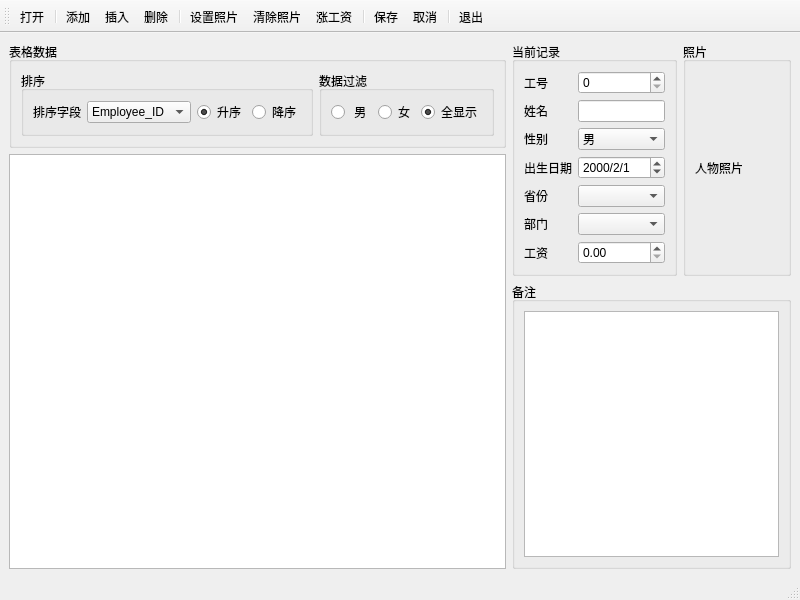
<?xml version="1.0" encoding="UTF-8"?>
<ui version="4.0">
 <class>MainWindow</class>
 <widget class="QMainWindow" name="MainWindow">
  <property name="geometry">
   <rect>
    <x>0</x>
    <y>0</y>
    <width>800</width>
    <height>600</height>
   </rect>
  </property>
  <property name="windowTitle">
   <string>MainWindow</string>
  </property>
  <widget class="QWidget" name="centralwidget">
   <layout class="QHBoxLayout" name="horizontalLayout_10">
    <item>
     <layout class="QHBoxLayout" name="horizontalLayout_9">
      <item>
       <layout class="QVBoxLayout" name="verticalLayout">
        <item>
         <widget class="QGroupBox" name="groupBox">
          <property name="title">
           <string>表格数据</string>
          </property>
          <layout class="QHBoxLayout" name="horizontalLayout_3">
           <item>
            <widget class="QGroupBox" name="groupBox_2">
             <property name="title">
              <string>排序</string>
             </property>
             <layout class="QHBoxLayout" name="horizontalLayout_2">
              <item>
               <widget class="QLabel" name="label">
                <property name="text">
                 <string>排序字段</string>
                </property>
               </widget>
              </item>
              <item>
               <widget class="QComboBox" name="comboBox">
                <item>
                 <property name="text">
                  <string>Employee_ID</string>
                 </property>
                </item>
                <item>
                 <property name="text">
                  <string>name</string>
                 </property>
                </item>
                <item>
                 <property name="text">
                  <string>Gender</string>
                 </property>
                </item>
                <item>
                 <property name="text">
                  <string>birthday</string>
                 </property>
                </item>
                <item>
                 <property name="text">
                  <string>province</string>
                 </property>
                </item>
                <item>
                 <property name="text">
                  <string>department</string>
                 </property>
                </item>
                <item>
                 <property name="text">
                  <string>salary</string>
                 </property>
                </item>
               </widget>
              </item>
              <item>
               <widget class="QRadioButton" name="radioButton_5">
                <property name="text">
                 <string>升序</string>
                </property>
                <property name="checkable">
                 <bool>true</bool>
                </property>
                <property name="checked">
                 <bool>true</bool>
                </property>
               </widget>
              </item>
              <item>
               <widget class="QRadioButton" name="radioButton_4">
                <property name="text">
                 <string>降序</string>
                </property>
                <property name="checked">
                 <bool>false</bool>
                </property>
               </widget>
              </item>
             </layout>
            </widget>
           </item>
           <item>
            <widget class="QGroupBox" name="groupBox_3">
             <property name="title">
              <string>数据过滤</string>
             </property>
             <layout class="QHBoxLayout" name="horizontalLayout">
              <item>
               <widget class="QRadioButton" name="radioButton">
                <property name="text">
                 <string> 男</string>
                </property>
               </widget>
              </item>
              <item>
               <widget class="QRadioButton" name="radioButton_2">
                <property name="text">
                 <string>女</string>
                </property>
               </widget>
              </item>
              <item>
               <widget class="QRadioButton" name="radioButton_3">
                <property name="text">
                 <string>全显示</string>
                </property>
                <property name="checked">
                 <bool>true</bool>
                </property>
               </widget>
              </item>
             </layout>
            </widget>
           </item>
          </layout>
         </widget>
        </item>
        <item>
         <widget class="QTableView_Editor" name="tableView"/>
        </item>
       </layout>
      </item>
      <item>
       <layout class="QVBoxLayout" name="verticalLayout_2">
        <item>
         <layout class="QHBoxLayout" name="horizontalLayout_7" stretch="4,6">
          <item>
           <widget class="QGroupBox" name="groupBox_4">
            <property name="title">
             <string>当前记录</string>
            </property>
            <layout class="QFormLayout" name="formLayout">
             <item row="0" column="0">
              <widget class="QLabel" name="label_3">
               <property name="text">
                <string>工号</string>
               </property>
              </widget>
             </item>
             <item row="0" column="1">
              <widget class="QSpinBox" name="spinBox">
               <property name="maximum">
                <number>999999999</number>
               </property>
              </widget>
             </item>
             <item row="1" column="0">
              <widget class="QLabel" name="label_4">
               <property name="text">
                <string>姓名</string>
               </property>
              </widget>
             </item>
             <item row="1" column="1">
              <widget class="QLineEdit" name="lineEdit"/>
             </item>
             <item row="2" column="0">
              <widget class="QLabel" name="label_5">
               <property name="text">
                <string>性别</string>
               </property>
              </widget>
             </item>
             <item row="2" column="1">
              <widget class="QComboBox" name="comboBox_2">
               <item>
                <property name="text">
                 <string>男</string>
                </property>
               </item>
               <item>
                <property name="text">
                 <string>女</string>
                </property>
               </item>
              </widget>
             </item>
             <item row="3" column="0">
              <widget class="QLabel" name="label_6">
               <property name="text">
                <string>出生日期</string>
               </property>
              </widget>
             </item>
             <item row="3" column="1">
              <widget class="QDateEdit" name="dateEdit">
               <property name="displayFormat">
                <string>yyyy/M/d</string>
               </property>
               <property name="date">
                <date>
                 <year>2000</year>
                 <month>2</month>
                 <day>1</day>
                </date>
               </property>
              </widget>
             </item>
             <item row="4" column="0">
              <widget class="QLabel" name="label_7">
               <property name="text">
                <string>省份</string>
               </property>
              </widget>
             </item>
             <item row="4" column="1">
              <widget class="QComboBox" name="comboBox_3"/>
             </item>
             <item row="5" column="0">
              <widget class="QLabel" name="label_8">
               <property name="text">
                <string>部门</string>
               </property>
              </widget>
             </item>
             <item row="5" column="1">
              <widget class="QComboBox" name="comboBox_4"/>
             </item>
             <item row="6" column="0">
              <widget class="QLabel" name="label_9">
               <property name="text">
                <string>工资</string>
               </property>
              </widget>
             </item>
             <item row="6" column="1">
              <widget class="QDoubleSpinBox" name="doubleSpinBox">
               <property name="maximum">
                <double>1000000000000000000000.000000000000000</double>
               </property>
               <property name="singleStep">
                <double>0.010000000000000</double>
               </property>
              </widget>
             </item>
            </layout>
           </widget>
          </item>
          <item>
           <widget class="QGroupBox" name="groupBox_5">
            <property name="title">
             <string>照片</string>
            </property>
            <layout class="QHBoxLayout" name="horizontalLayout_8">
             <item>
              <widget class="QLabel" name="label_2">
               <property name="text">
                <string>人物照片</string>
               </property>
              </widget>
             </item>
            </layout>
           </widget>
          </item>
         </layout>
        </item>
        <item>
         <widget class="QGroupBox" name="groupBox_6">
          <property name="title">
           <string>备注</string>
          </property>
          <layout class="QHBoxLayout" name="horizontalLayout_5">
           <item>
            <widget class="QTextEdit" name="textEdit"/>
           </item>
          </layout>
         </widget>
        </item>
       </layout>
      </item>
     </layout>
    </item>
    <item>
     <layout class="QHBoxLayout" name="horizontalLayout_6">
      <item>
       <layout class="QHBoxLayout" name="horizontalLayout_4"/>
      </item>
     </layout>
    </item>
   </layout>
  </widget>
  <widget class="QMenuBar" name="menubar">
   <property name="geometry">
    <rect>
     <x>0</x>
     <y>0</y>
     <width>800</width>
     <height>18</height>
    </rect>
   </property>
  </widget>
  <widget class="QStatusBar" name="statusbar"/>
  <widget class="QToolBar" name="toolBar">
   <property name="windowTitle">
    <string>toolBar</string>
   </property>
   <property name="orientation">
    <enum>Qt::Orientation::Horizontal</enum>
   </property>
   <property name="iconSize">
    <size>
     <width>28</width>
     <height>18</height>
    </size>
   </property>
   <property name="toolButtonStyle">
    <enum>Qt::ToolButtonStyle::ToolButtonTextUnderIcon</enum>
   </property>
   <attribute name="toolBarArea">
    <enum>TopToolBarArea</enum>
   </attribute>
   <attribute name="toolBarBreak">
    <bool>false</bool>
   </attribute>
   <addaction name="action_1"/>
   <addaction name="separator"/>
   <addaction name="action_2"/>
   <addaction name="action_3"/>
   <addaction name="action_4"/>
   <addaction name="separator"/>
   <addaction name="action_5"/>
   <addaction name="action_6"/>
   <addaction name="action_7"/>
   <addaction name="separator"/>
   <addaction name="action_8"/>
   <addaction name="action_9"/>
   <addaction name="separator"/>
   <addaction name="action_10"/>
  </widget>
  <action name="action_1">
   <property name="icon">
    <iconset theme="QIcon::ThemeIcon::FolderNew"/>
   </property>
   <property name="text">
    <string>打开</string>
   </property>
   <property name="toolTip">
    <string>打开数据库文件</string>
   </property>
   <property name="menuRole">
    <enum>QAction::MenuRole::NoRole</enum>
   </property>
  </action>
  <action name="action_2">
   <property name="checkable">
    <bool>false</bool>
   </property>
   <property name="checked">
    <bool>false</bool>
   </property>
   <property name="enabled">
    <bool>true</bool>
   </property>
   <property name="icon">
    <iconset resource="qrc.qrc">
     <normaloff>:/qrc/316.bmp</normaloff>:/qrc/316.bmp</iconset>
   </property>
   <property name="text">
    <string>添加</string>
   </property>
   <property name="toolTip">
    <string>添加人信息</string>
   </property>
   <property name="menuRole">
    <enum>QAction::MenuRole::NoRole</enum>
   </property>
  </action>
  <action name="action_3">
   <property name="icon">
    <iconset resource="qrc.qrc">
     <normaloff>:/qrc/dsd.png</normaloff>:/qrc/dsd.png</iconset>
   </property>
   <property name="text">
    <string>插入</string>
   </property>
   <property name="toolTip">
    <string>在中间位置插入信息</string>
   </property>
   <property name="menuRole">
    <enum>QAction::MenuRole::NoRole</enum>
   </property>
  </action>
  <action name="action_4">
   <property name="icon">
    <iconset resource="qrc.qrc">
     <normaloff>:/qrc/324.bmp</normaloff>:/qrc/324.bmp</iconset>
   </property>
   <property name="text">
    <string>删除</string>
   </property>
   <property name="toolTip">
    <string>删除成员信息</string>
   </property>
   <property name="menuRole">
    <enum>QAction::MenuRole::NoRole</enum>
   </property>
  </action>
  <action name="action_5">
   <property name="icon">
    <iconset resource="qrc.qrc">
     <normaloff>:/qrc/00.JPG</normaloff>:/qrc/00.JPG</iconset>
   </property>
   <property name="text">
    <string>设置照片</string>
   </property>
   <property name="toolTip">
    <string>给员工信息添加图片</string>
   </property>
   <property name="menuRole">
    <enum>QAction::MenuRole::NoRole</enum>
   </property>
  </action>
  <action name="action_6">
   <property name="icon">
    <iconset resource="qrc.qrc">
     <normaloff>:/qrc/103.bmp</normaloff>:/qrc/103.bmp</iconset>
   </property>
   <property name="text">
    <string>清除照片</string>
   </property>
   <property name="toolTip">
    <string>清除成员照片</string>
   </property>
   <property name="menuRole">
    <enum>QAction::MenuRole::NoRole</enum>
   </property>
  </action>
  <action name="action_7">
   <property name="icon">
    <iconset resource="qrc.qrc">
     <normaloff>:/qrc/up.bmp</normaloff>:/qrc/up.bmp</iconset>
   </property>
   <property name="text">
    <string>涨工资</string>
   </property>
   <property name="toolTip">
    <string>给员工涨工资</string>
   </property>
   <property name="menuRole">
    <enum>QAction::MenuRole::NoRole</enum>
   </property>
  </action>
  <action name="action_8">
   <property name="checkable">
    <bool>false</bool>
   </property>
   <property name="checked">
    <bool>false</bool>
   </property>
   <property name="icon">
    <iconset resource="qrc.qrc">
     <normaloff>:/qrc/save1.bmp</normaloff>:/qrc/save1.bmp</iconset>
   </property>
   <property name="text">
    <string>保存</string>
   </property>
   <property name="toolTip">
    <string>保存修改的如何一切</string>
   </property>
   <property name="menuRole">
    <enum>QAction::MenuRole::NoRole</enum>
   </property>
  </action>
  <action name="action_9">
   <property name="checkable">
    <bool>false</bool>
   </property>
   <property name="icon">
    <iconset resource="qrc.qrc">
     <normaloff>:/qrc/ubdo.bmp</normaloff>:/qrc/ubdo.bmp</iconset>
   </property>
   <property name="text">
    <string>取消</string>
   </property>
   <property name="toolTip">
    <string>取消未保存的更改</string>
   </property>
   <property name="menuRole">
    <enum>QAction::MenuRole::NoRole</enum>
   </property>
  </action>
  <action name="action_10">
   <property name="icon">
    <iconset resource="qrc.qrc">
     <normaloff>:/qrc/132.bmp</normaloff>:/qrc/132.bmp</iconset>
   </property>
   <property name="text">
    <string>退出</string>
   </property>
   <property name="toolTip">
    <string>退出程序</string>
   </property>
   <property name="menuRole">
    <enum>QAction::MenuRole::NoRole</enum>
   </property>
  </action>
 </widget>
 <customwidgets>
  <customwidget>
   <class>QTableView_Editor</class>
   <extends>QTableView</extends>
   <header>qtableview_editor.h</header>
  </customwidget>
 </customwidgets>
 <resources>
  <include location="qrc.qrc"/>
 </resources>
 <connections>
  <connection>
   <sender>action_10</sender>
   <signal>triggered()</signal>
   <receiver>MainWindow</receiver>
   <slot>close()</slot>
   <hints>
    <hint type="sourcelabel">
     <x>-1</x>
     <y>-1</y>
    </hint>
    <hint type="destinationlabel">
     <x>399</x>
     <y>299</y>
    </hint>
   </hints>
  </connection>
 </connections>
</ui>
